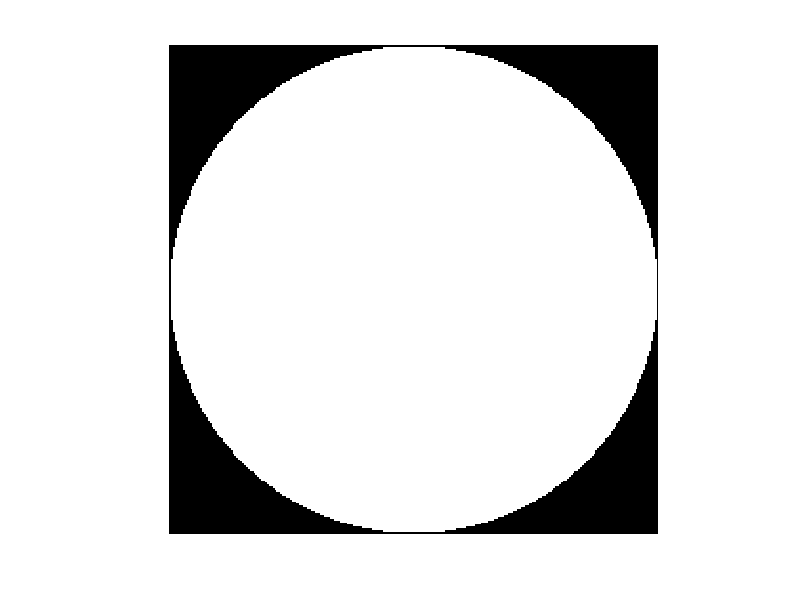

Write MATLAB code to recreate this figure.
rx = 10;
ry = 10;
x0 = 0;
y0 = 0;
alpha = 0;
N = 256;
theta = 0:359;

E = [1 rx/10 ry/10 x0/10 y0/10 alpha];

A = phantom(E, N);

figure, imshow(A, []);